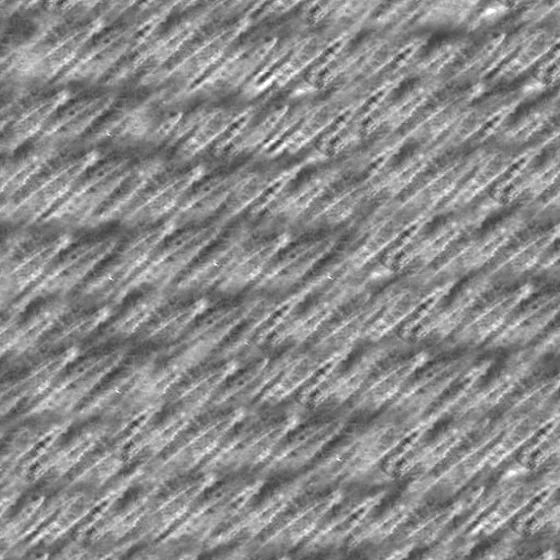
#> input picture assets/glow.webp, 560 x 560 px
$ python glow_tex.py ../assets/glow.webp out.png
#> lines starting #> are read from the running program, lines starting #| are printed output that depends on the picture
### tools/fill_sky.py
"""Colour in the bare paper of the sky using the artist's own hatching.

Patches of the densest blue strokes (top-left of the sky) and of the yellow glow
are quilted across the sky, then layered under the original strokes (per-channel
max of pigment), so every original mark stays exactly where it was."""
import cv2, numpy as np

def quilt(src, H, W, rng, ph=150, pw=190, feather=28):
    sh, sw = src.shape
    out = np.zeros((H, W), np.float32)
    yy, xx = np.mgrid[0:ph, 0:pw]
    edge = np.minimum.reduce([yy, xx, ph - 1 - yy, pw - 1 - xx]).astype(np.float32)
    a = np.clip(edge / feather, 0, 1); a = a * a * (3 - 2 * a)
    for y in range(-ph // 2, H, ph // 2 + 10):
        for x in range(-pw // 2, W, pw // 2 + 10):
            y0 = y + rng.integers(-15, 16); x0 = x + rng.integers(-20, 21)
            sy = rng.integers(0, sh - ph); sx = rng.integers(0, sw - pw)
            patch = src[sy:sy + ph, sx:sx + pw]
            ys, xs = max(y0, 0), max(x0, 0)
            ye, xe = min(y0 + ph, H), min(x0 + pw, W)
            if ye <= ys or xe <= xs: continue
            pa = a[ys - y0:ye - y0, xs - x0:xe - x0]
            out[ys:ye, xs:xe] = out[ys:ye, xs:xe] * (1 - pa) + patch[ys - y0:ye - y0, xs - x0:xe - x0] * pa
    return out

# [33 lines left out: function fill_sky, not called in this run]

### tools/glow_tex.py
"""A field of the artist's own yellow pencil hatching (from the sunset page), as stroke density.
Used to colour in lamp light so it looks pencilled, not airbrushed."""
import cv2, numpy as np, sys, os
sys.path.insert(0, os.path.dirname(__file__))
from fill_sky import quilt
R = cv2.imread(sys.argv[1]).astype(np.float32) / 255
P = 1 - R
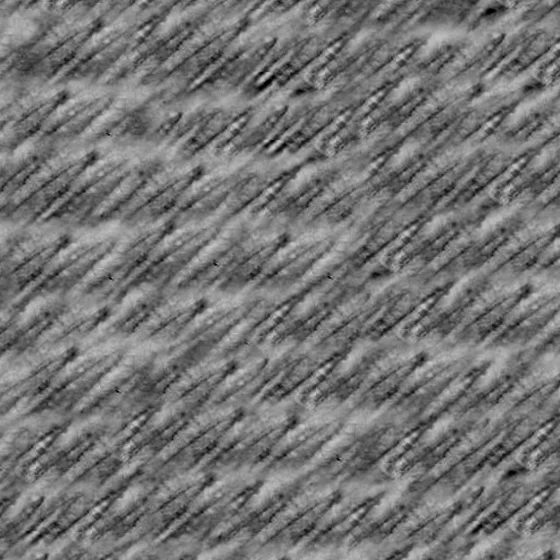
#> P: shape (560, 560, 3) float32; mean B, G, R 0.462, 0.462, 0.462
src = P[520:640, 40:400, 0]                       # yellow strokes absorb blue
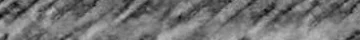
#> src: shape (40, 360) float32; min 0.0353, max 0.749, mean 0.453
d = np.clip(src / np.percentile(src, 97), 0, 1.2).astype(np.float32)
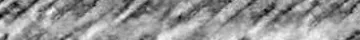
#> d: shape (40, 360) float32; min 0.0539, max 1.14, mean 0.692; drawn with min black and max white
D = quilt(d, 560, 560, np.random.default_rng(5), ph=110, pw=200)
#> after the loop in quilt, `for y in range(-ph // 2, H, ph // 2 + 10):`: out: shape (560, 560) float32; every value is 0
#> (the run stopped early here; a loop or call above may not have finished)
